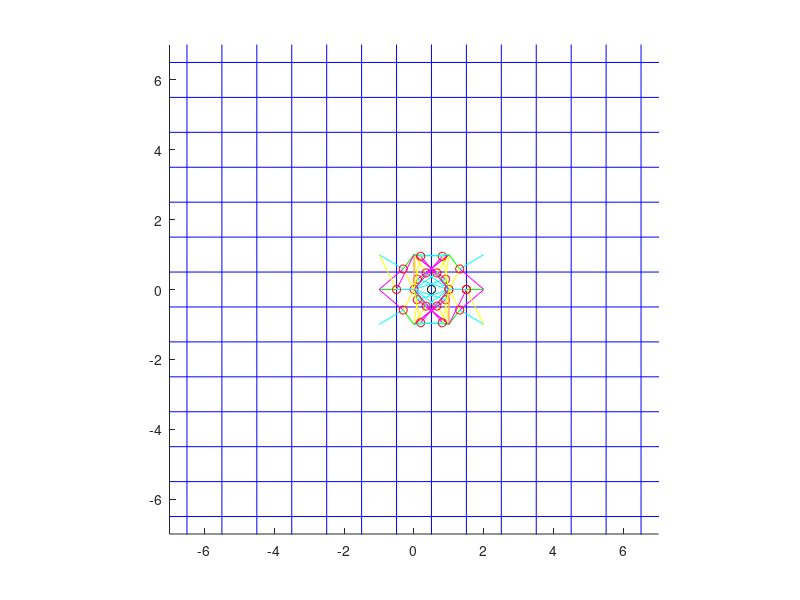

Recreate this plot in MATLAB.
% Mechanistic Regulation Of Planarian Shape During Growth And Degrowth
% (c) Lobo Lab - lobo@umbc.edu

 function [] = plotIntegralPoints()
  
  radius = 1;
  dr = 0.5;
  
  da = 2*pi/10;
  
  figure (3);
  clf;
  hold on;
  
  % cell wall point
  wx = 0;
  wy = 0;
  plot(wx+0.5, wy, 'ko')
  
  % cells grid
  for i = -20:20
    plot([-20 20] - 0.5, [i i] - 0.5, 'b');
    plot([i i] - 0.5, [-20 20] - 0.5, 'b');
  end
  
  
  for r = dr:dr:radius
    for a = 0:da:(2*pi)
      x = 0.5 + r * cos(a);
      y = r * sin(a);
      dx = x - round(x);
      dy = y - round(y);
      plot([x x-dx], [y  y-dy], 'g');
      dx2 = x - round(x + sign(dx)/2);
      dy2 = y - round(y + sign(dy)/2);
      plot([x x-dx2], [y  y-dy2], 'm');
      dx3 = x - round(x + sign(dx)/2);
      dy3 = y - round(y);
      plot([x x-dx3], [y  y-dy3], 'c');
      dx4 = x - round(x);
      dy4 = y - round(y + sign(dy)/2);
      plot([x x-dx4], [y  y-dy4], 'y');
      
      plot(x,y, 'ro');
    end
  end
  
  hold off;
  axis square
  axis([-7 7 -7 7]);
  
end
